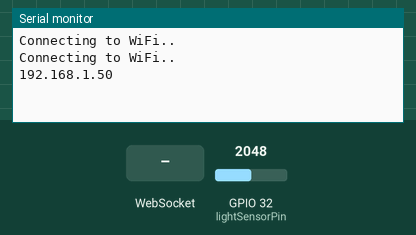
Recording of a sketch running on a simulated ESP32. On the bench: the last lines printed to the serial monitor. The test bench sets the inputs (shaded band); at power-on: GPIO 32 (lightSensorPin) = 2048. WiFi joins after 1.5 s; servers stay silent unless stated.

Above: at 3.2 s.
3.3 s: WebSocket text "1" received
At 3.8 s:
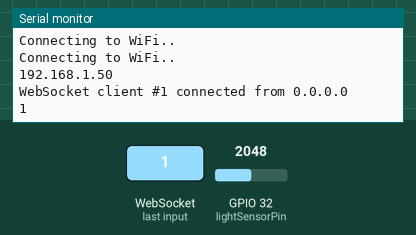
4.8 s: WebSocket text "0" received
At 6.1 s:
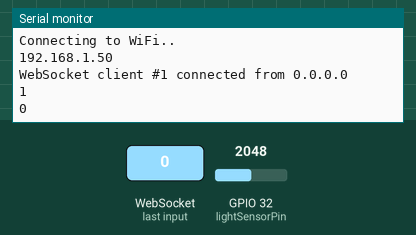

The sketch:

web_socket.ino
```cpp
#include <WiFi.h>
#include <AsyncTCP.h>
#include <ESPAsyncWebSrv.h>

//macros
const int lightSensorPin = 32;

//network credentials
const char* ssid = "iPhone";
const char* password = "12345678";

//Async Web Server object
AsyncWebServer server(80);
AsyncWebSocket ws("/ws");

//send info
void notifyClients() {
  ws.textAll("wall ahead!!");
}

void handleWebSocketMessage(void *arg, uint8_t *data, size_t len) {
  AwsFrameInfo *info = (AwsFrameInfo*)arg;
  if (info->final && info->index == 0 && info->len == len && info->opcode == WS_TEXT) {
    data[len] = 0;
    Serial.println((char*)data);
//    if (strcmp((char*)data, "turn left!") == 0) {
//      Serial.println((char*)data);
//    }
  }
}

void onEvent(AsyncWebSocket *server, AsyncWebSocketClient *client, AwsEventType type,
             void *arg, uint8_t *data, size_t len) {
  switch (type) {
    case WS_EVT_CONNECT:
      Serial.printf("WebSocket client #%u connected from %s\n", client->id(), client->remoteIP().toString().c_str());
      break;
    case WS_EVT_DISCONNECT:
      Serial.printf("WebSocket client #%u disconnected\n", client->id());
      break;
    case WS_EVT_DATA:
      handleWebSocketMessage(arg, data, len);
      break;
    case WS_EVT_PONG:
    case WS_EVT_ERROR:
      break;
  }
}

void initWebSocket() {
  ws.onEvent(onEvent);
  server.addHandler(&ws);
}

//String processor(const String& var){
//  return String(var=="STATE" && sensor_1.state ? "path":"wall")
//}


//Board-side
//struct Phototransistor{
//  uint8_t  pin;
////  bool     lastReading;
////  uint32_t lastDebounceTime;
//  bool state; //true if wall present
//
//  void read() {
//    bool reading = analogRead(pin);
//
//  if (reading > 100) { //wall
//    state = true;
//    }
//
//   else state = false;
//  }
//  };

//global variable
//Phototransistor sensor_1 = {SENSOR1_PIN, false};


void initWifi(){
  //Connect to WiFi
  WiFi.begin(ssid, password);
  while (WiFi.status() != WL_CONNECTED) {
    delay(1000);
    Serial.println("Connecting to WiFi..");
  }

  //ESP32's local IP
  Serial.println(WiFi.localIP());
  }


void setup(){
  Serial.begin(115200);
  initWifi();
  initWebSocket();
  pinMode(lightSensorPin, INPUT);

  // Route for root / web page
  server.on("/", HTTP_GET, [](AsyncWebServerRequest *request){
    request->send_P(200, "text/plain", "initialise!");
  });

  server.begin();
}


void loop() {
  ws.cleanupClients();
//  digitalWrite(ledPin, ledState);

  int lightSensorReading = 0;
  lightSensorReading = analogRead(lightSensorPin);
//  Serial.println(lightSensorPin);
//  Serial.println(lightSensorReading);
//  delay(1000);
  if (lightSensorReading > 100) {
//      Serial.println("sending message to client...");
      notifyClients();
      delay(5000);
    }

//  delay(5000);
//  notifyClients();


}
```

Measured:
- after the input at 3.3 s, the serial monitor: prints a new line at once (image 1)
- after the input at 4.8 s, the serial monitor: prints a new line at once (image 2)
